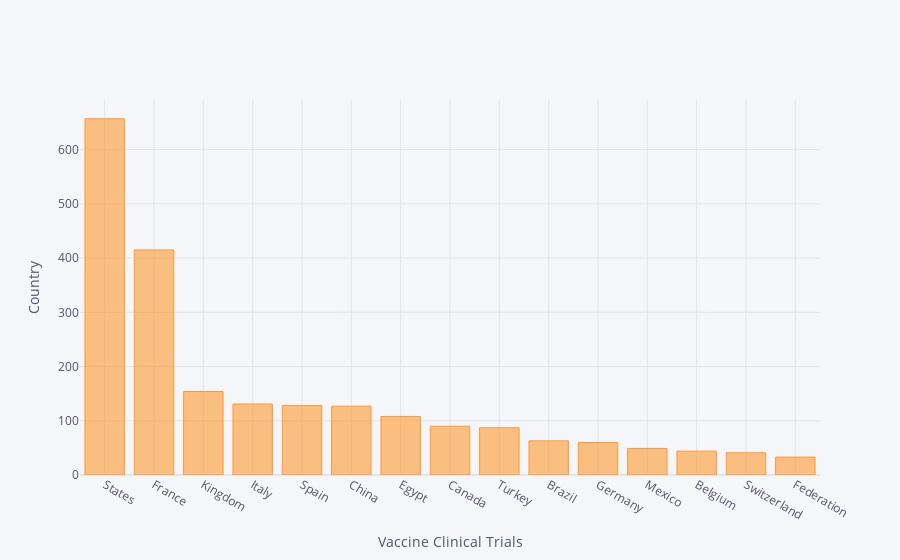

This figure's notebook cell:
### Code cell
# Find the final phase candidates

covid_updated['country'] = covid_updated['Locations'].apply(lambda x: str(x).split()[-1])
covid_updated['country'].value_counts().drop('nan').sort_values(ascending=False)[:15].iplot(kind='bar', bins=30,xTitle='Vaccine Clinical Trials', yTitle='Country')

### Figure 1 — Plotly figure (JSON) as saved in the notebook; plotly's stock layout.template omitted (floating-point values rounded to 4 significant figures)
{"data": [{"name": "country", "text": "", "y": [657, 415, 154, 131, 128, 127, 108, 90, 87, 63, 60, 49, 44, 41, 33], "marker": {"color": "rgba(255, 153, 51, 0.6)", "line": {"color": "rgba(255, 153, 51, 1.0)", "width": 1}}, "x": ["States", "France", "Kingdom", "Italy", "Spain", "China", "Egypt", "Canada", "Turkey", "Brazil", "Germany", "Mexico", "Belgium", "Switzerland", "Federation"], "type": "bar", "orientation": "v"}], "layout": {"title": {"font": {"color": "#4D5663"}}, "paper_bgcolor": "#F5F6F9", "plot_bgcolor": "#F5F6F9", "yaxis": {"tickfont": {"color": "#4D5663"}, "zerolinecolor": "#E1E5ED", "title": {"text": "Country", "font": {"color": "#4D5663"}}, "gridcolor": "#E1E5ED", "showgrid": true}, "xaxis": {"tickfont": {"color": "#4D5663"}, "zerolinecolor": "#E1E5ED", "title": {"text": "Vaccine Clinical Trials", "font": {"color": "#4D5663"}}, "gridcolor": "#E1E5ED", "showgrid": true}, "legend": {"bgcolor": "#F5F6F9", "font": {"color": "#4D5663"}}}}
